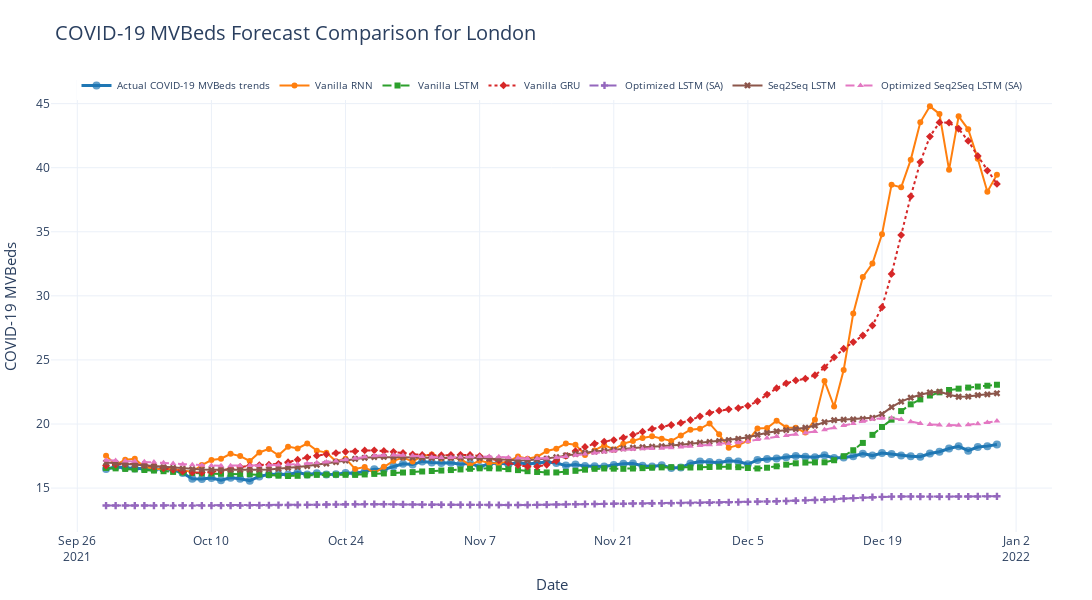

Notebook source saved alongside this figure:
### Code cell
forecast_columns = [
    "Vanilla RNN", 
    "Vanilla LSTM", 
    "Vanilla GRU", 
    "Optimized LSTM (SA)", 
    "Seq2Seq LSTM", 
    "Optimized Seq2Seq LSTM (SA)"
]

forecast_display_names = [
    "Vanilla RNN", 
    "Vanilla LSTM", 
    "Vanilla GRU", 
    "Optimized LSTM (SA)", 
    "Seq2Seq LSTM", 
    "Optimized Seq2Seq LSTM (SA)"
]

comparison_fig = plot_forecast(pred_df, forecast_columns, selected_area, forecast_display_names, save_path=f"reports/figures/{selected_area}_forecast_comparison.pdf")
comparison_fig.show()
